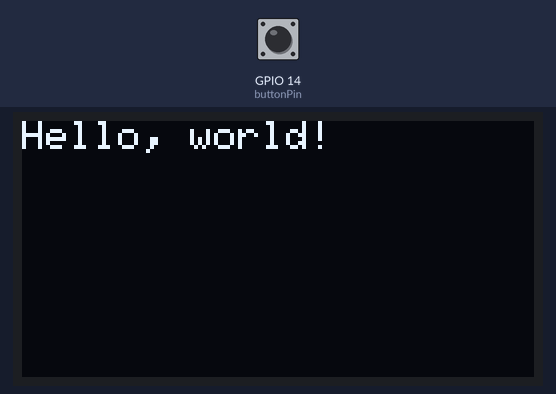
Simulated run of this sketch. Board: ESP32. Parts: 128×64 one-colour display. Inputs (shaded band) come from the test bench; at power-on: GPIO 14 (buttonPin) HIGH.

Above: at 1.2 s.
1.3 s: GPIO 14 (buttonPin) pulled LOW for 0.15 s
At 1.8 s:
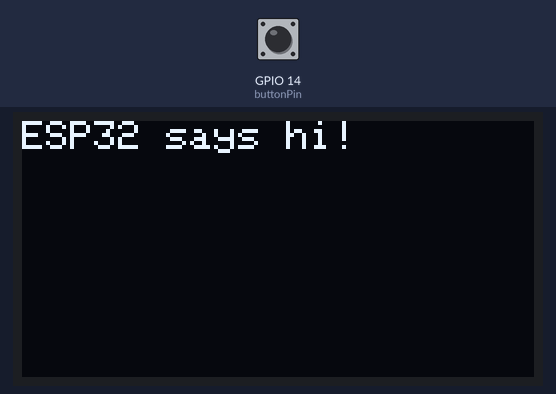
2.9 s: GPIO 14 (buttonPin) pulled LOW for 1 s
At 4.1 s:
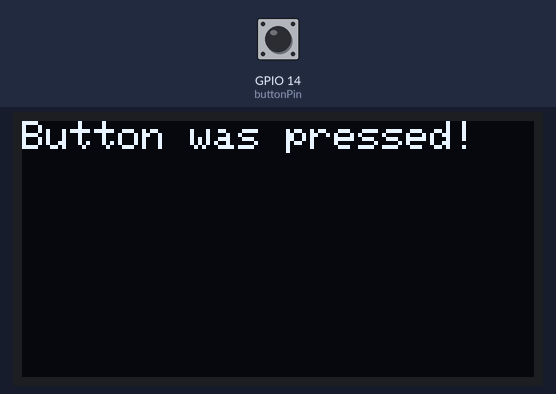
5.4 s: GPIO 14 (buttonPin) pulled LOW for 0.15 s
At 6.0 s:
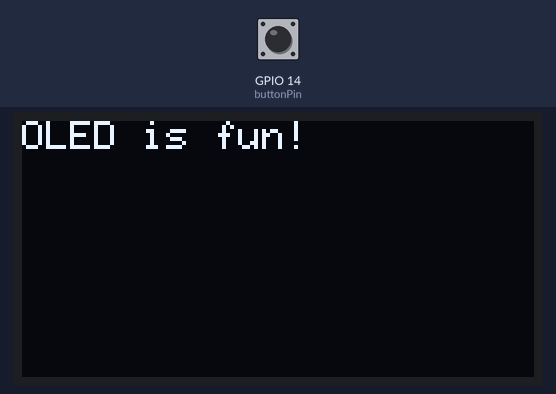
7.0 s: GPIO 14 (buttonPin) pulled LOW for 3.2 s
At 8.4 s:
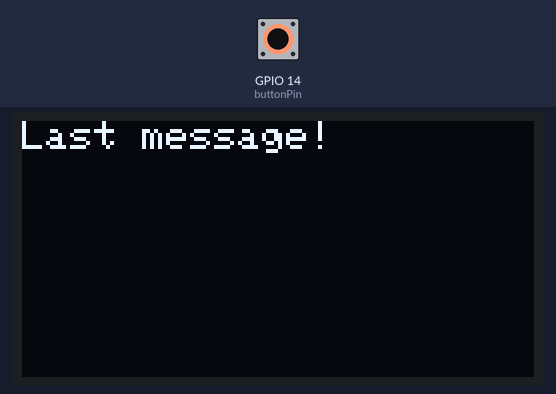
11.7 s: GPIO 14 (buttonPin) pulled LOW for 0.15 s
At 12.2 s:
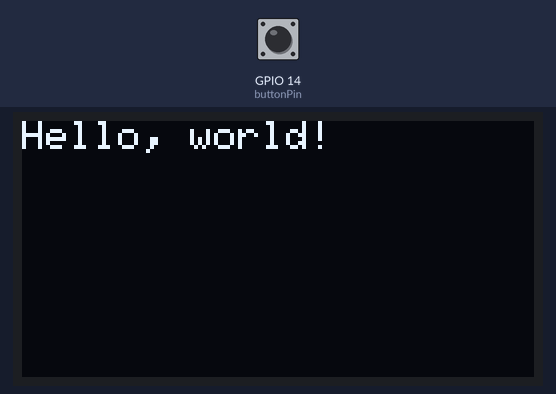
Timing chart, 0 to 14.3 s (numbered marks = the images above; inputs shaded):
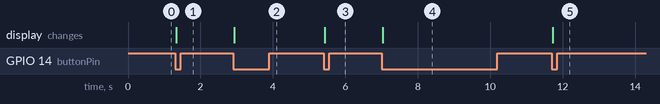

Measured:
- after the input at 1.3 s, the display: changes at once (image 1)
- after the input at 2.9 s, the display: changes at once (image 2)
- after the input at 5.4 s, the display: changes at once (image 3)
- after the input at 7.0 s, the display: changes at once (image 4)
- after the input at 11.7 s, the display: changes at once (image 5)

The sketch:

i2cscreentest.ino
```cpp
#include <Wire.h>
#include <Adafruit_GFX.h>
#include <Adafruit_SSD1306.h>

#define SCREEN_WIDTH 128
#define SCREEN_HEIGHT 64

Adafruit_SSD1306 display(SCREEN_WIDTH, SCREEN_HEIGHT, &Wire, -1);

// Button pin
const int buttonPin = 14;

// Volatile variable to count presses
volatile int messageIndex = 0;

// Messages to cycle through
const char* messages[] = {
  "Hello, world!",
  "ESP32 says hi!",
  "Button was pressed!",
  "OLED is fun!",
  "Last message!"
};

const int totalMessages = sizeof(messages) / sizeof(messages[0]);

// Interrupt Service Routine (ISR)
void IRAM_ATTR handleButtonPress() {
  messageIndex++;
  if (messageIndex >= totalMessages) {
    messageIndex = 0;
  }
}

void setup() {
  Serial.begin(115200);

  // Start display
  Wire.begin(21, 22); // SDA, SCL
  display.begin(SSD1306_SWITCHCAPVCC, 0x3C);
  display.clearDisplay();

  // Show first message
  display.setTextSize(1);
  display.setTextColor(SSD1306_WHITE);
  display.setCursor(0, 0);
  display.println(messages[messageIndex]);
  display.display();

  // Set up button pin
  pinMode(buttonPin, INPUT_PULLUP);

  // Attach interrupt
  attachInterrupt(digitalPinToInterrupt(buttonPin), handleButtonPress, FALLING);
}

void loop() {
  static int lastIndex = -1;

  // Only update display if message changed
  if (messageIndex != lastIndex) {
    lastIndex = messageIndex;

    display.clearDisplay();
    display.setCursor(0, 0);
    display.println(messages[messageIndex]);
    display.display();
  }

  delay(10); // Debounce buffer (software level)
}
```
